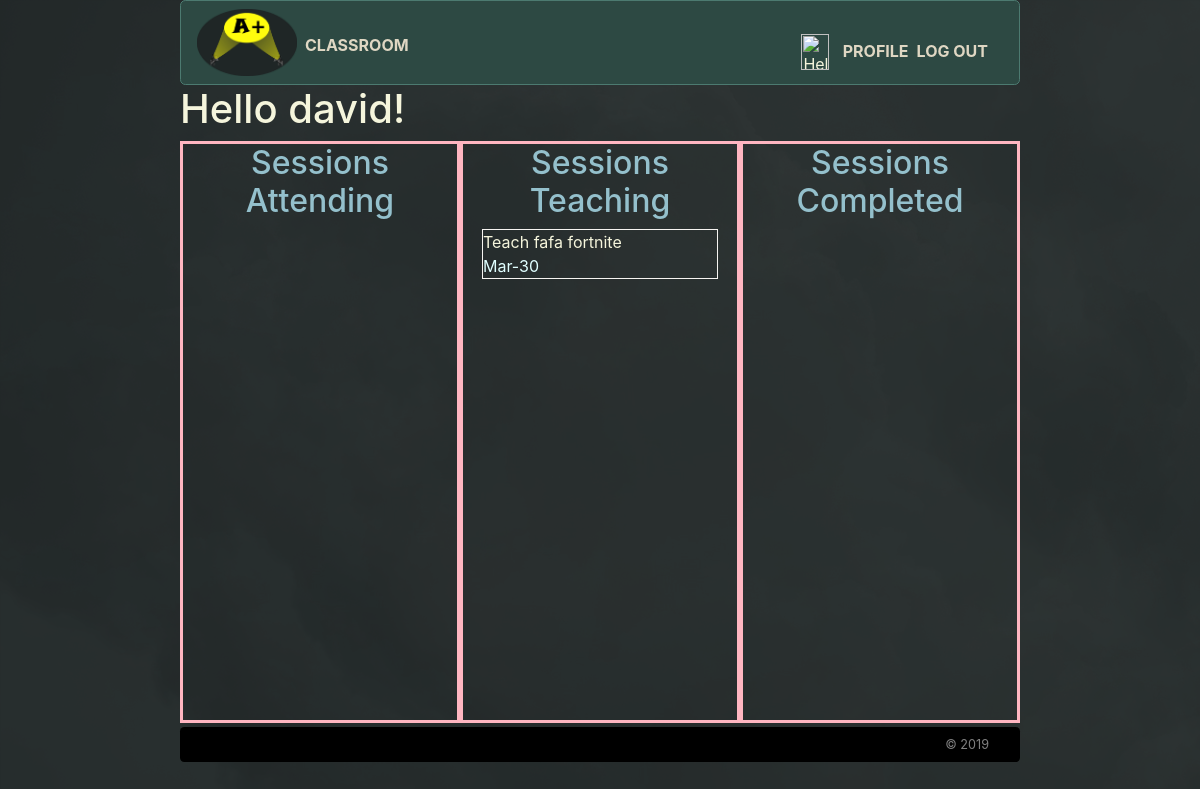
The page /landing_home.php (signed in) on the database as committed earlier.
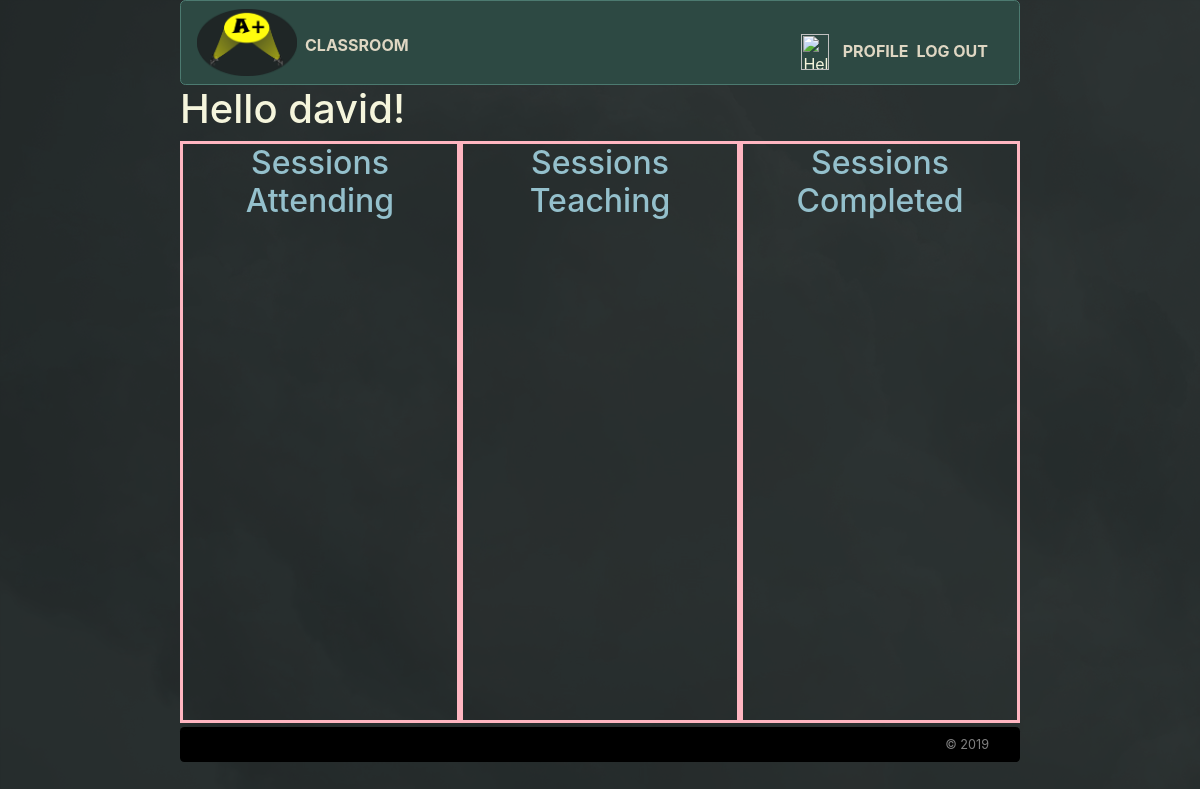
The same page on the database as committed later.
### tables this page shows
CREATE TABLE `session` (
  `SessionID` int(11) NOT NULL,
  `SessionName` varchar(50) NOT NULL,
  `SessionCode` varchar(255) NOT NULL,
  `Timestamp` timestamp NOT NULL DEFAULT CURRENT_TIMESTAMP
);

### load_courses.php (called while the page is built)
<?php
    function loadCourse($db, $userType, $statusType, $userId) {
        $query = "SELECT SessionName, Timestamp, SessionCode From session INNER JOIN usersession ON
        usersession.SessionID = session.SessionID WHERE Status=? and UserType=? and UserID=?";
        if ($statement = mysqli_prepare($db, $query)) {
            mysqli_stmt_bind_param($statement, 'iii', $statusType, $userType, $userId);
            mysqli_stmt_execute($statement);
            $result = mysqli_stmt_get_result($statement);
            return $result;
        }
        return 7;
    }
?>

### landing_home.php (the view, shortened to what this page needs)
<?php
    include "include/functions.php";
    include "load_courses.php";
    $db = getDB();
?>
<html lang="en">
        <link rel="stylesheet" type="text/css" href="./css/styles.css">
        <link rel="stylesheet" type="text/css" href="./css/styles2.css">
        <link rel="stylesheet" href="https://stackpath.bootstrapcdn.com/bootstrap/4.3.1/css/bootstrap.min.css">
    <body class="m-auto">
        <?php include("include/header.php") ?>
        <h1><?php echo "Hello " . $_SESSION['firstName'] . "!"?> </h1>
        <div class="container">
            <div class="row">
                <div class="division col-md-4">
                    <h2 class="sessionHeading">Sessions Attending</h2>
                </div>
                <div class="division col-md-4">
                    <h2 class="sessionHeading">Sessions Teaching</h2>
                        <?php
                            $inProg = loadCourse($db, 1, 1, $_SESSION['userId']);
                            while ($row = mysqli_fetch_array($inProg)) {
                                $params = "join_session.php?sessionCode=".urlencode($row[2])."&fromHome=yes";
                                $phpdate = strtotime( $row[1] );
                                $date = date( 'M-d', $phpdate );
                        ?>
                        <div class="sessionClass row m-1 mb-2">
                        <div class="title col-xs-10"><a href='<?php echo $params; ?>'><?php echo $row[0]; ?></a></div>
                        <div class="date col-xs-2"><?php echo $date; ?></div>
                        </div>
                        <?php
                            }
                        ?>
                </div>
                <div class="division col-md-4">
                    <h2 class="sessionHeading">Sessions Completed</h2>
                </div>
            </div>
        </div>
        <?php include("include/footer.php") ?>
    </body>
</html>

### include/header.php (shortened to what this page needs)
<nav class="header navbar navbar-expand">
	<div class="nav col-md-6">
		<div id="logo" class="mr-2">
			<a href="landing_home.php">
				<img src="images/sessZero.png" alt="Logo Image" id="logoImg"/>
			</a>
		</div>
		<div class="headerLinks pt-4" id="sessionLink" data-toggle="modal" data-target="#myModal"> CLASSROOM </div>
	</div>
	<div class="col-md-6">
		<div class="nav float-right">
			<a href="help.php" id="help" class="mt-2">
				<img src="images/help.png" alt="Help Image" style="width:100%;height:100%;object-fit:contain;"/>
			</a>
			<a href="profile.php" class="headerLinks mr-2 mt-4"> PROFILE </a>
			<a href="logOut.php" class="headerLinks mt-4" id="logOutTextHome"> LOG OUT </a>
		</div>
	</div>
</nav>

### include/footer.php (shortened to what this page needs)
<nav id="footer" class="navbar mt-1">
	<div class="col-md-6">
		<div class="nav float-right">
			&copy; 2019
		</div>
	</div>
</nav>

### css/styles.css (style rules this page uses)
body { font-family: 'Proxima Nova Soft', 'Helvetica Neue', sans-serif; font-size: 0.875em; color: black; background-image: url(../images/background.png); width: 70%; }
.header { border: 0.001em solid #4c7a70; border-radius: 0.333em; background-color: #2d4943; }
.headerLinks { color: #dfd7c3; text-decoration: none; font-weight: bold; }
#help { padding-top: 0.667em; padding-right: 0.833em; width: 2.583em; height: 2.917em; }
#footer { clear: both; border-radius: 0.333em; background-color: black; font-size: 0.792em; color: gray; }

### css/styles2.css (style rules this page uses)
h1 { color: #f5f5dc; }
h2 { color: #94c0cc; }
img { height: auto; width: auto; max-width: 100px; max-height: 100px; float: left; }
.division { min-height: 582px; color: lightcyan; border-style: solid; border-color: lightpink; margin-left: 0px; }
.sessionHeading { text-align: center; min-height: 75px; }
div a { text-decoration: none; color: beige; }
.title { float: left; width: 190px; word-break: break-all; }
.date { white-space: nowrap; }
.sessionClass { min-height: 50px; border-color: #f6f4f1; border-style: solid; border-width: 1px; }

Rows that differ between the two databases and show on the page:
removed session: SessionName "Teach fafa fortnite", Timestamp "Mar-30"
